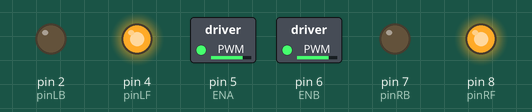
Simulated run of this sketch. Board: Arduino Uno, built with avr-gcc and run on an emulated ATmega328P. Parts: switched loads named in the sketch (green lamp = pin HIGH), output pins drawn as LEDs (lit = HIGH).

Above: at 0.05 s.
At 3.95 s:
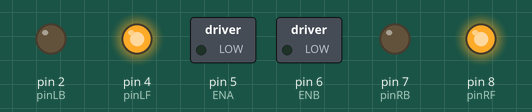
At 5.95 s:
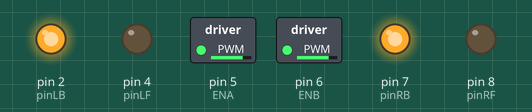
At 7.95 s:
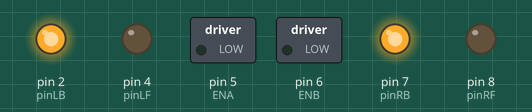
Timing chart, 0 to 10.4 s (numbered marks = the images above):
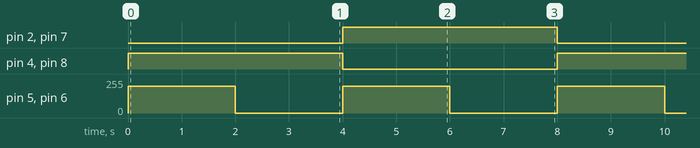

The sketch:

Lesson_4_L298N_Motor_Driver.ino
```cpp
#define ENA  5              //pin of controlling speed---- ENA of motor driver board
#define ENB  6              //pin of controlling speed---- ENB of motor driver board
int pinLB=2;              //pin of controlling turning---- IN1 of motor driver board
int pinLF=4;             //pin of controlling turning---- IN2 of motor driver board
int pinRB=7;            //pin of controlling turning---- IN3 of motor driver board
int pinRF=8;            //pin of controlling turning---- IN4 of motor driver board
void setup()
{
  pinMode(pinLB,OUTPUT);  // pin 2
  pinMode(pinLF,OUTPUT);  // pin 4
  pinMode(pinRB,OUTPUT);  // pin 7
  pinMode(pinRF,OUTPUT);  // pin 8
  pinMode(ENA,OUTPUT);    // pin 5(PWM)
  pinMode(ENB,OUTPUT);    // pin 6(PWM)
}
void loop()
{
  advance();
  Set_Speed(200);//setting speed 200
  delay(2000);//waiting 2 seconds
  Set_Speed(0);//setting speed 0
  delay(2000);
  back();
  Set_Speed(200);
  delay(2000);
  Set_Speed(0);
  delay(2000);
}

void Set_Speed(unsigned char pwm) //function of setting speed
{
  analogWrite(ENA,pwm);
  analogWrite(ENB,pwm);
}

void advance()    //  going forward
{
     digitalWrite(pinRB,LOW);  // making motor move towards right rear
     digitalWrite(pinRF,HIGH);
     digitalWrite(pinLB,LOW);  // making motor move towards left rear
     digitalWrite(pinLF,HIGH);

}
void back()         //back up
{
     digitalWrite(pinRB,HIGH);  //making motor move towards right rear
     digitalWrite(pinRF,LOW);
     digitalWrite(pinLB,HIGH);  //making motor move towards left rear
     digitalWrite(pinLF,LOW);

}
```

Measured:
- by itself, pin 2 (pinLB), pin 4 (pinLF), pin 7 (pinRB), pin 8 (pinRF): alternates HIGH for 4.0 s and LOW for 4.0 s
- by itself, pin 5 (ENA), pin 6 (ENB): alternates 200/255 for 2.0 s and 0/255 for 2.0 s
